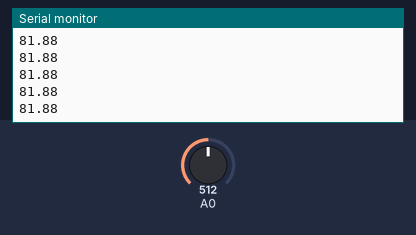
Simulated run of this sketch. Board: Arduino Uno, built with avr-gcc and run on an emulated ATmega328P. On the bench: the last lines printed to the serial monitor. Inputs (shaded band) come from the test bench; at power-on: A0 = 512.

Above: at 1.2 s.
1.3 s: A0 set to 716
At 2.0 s:
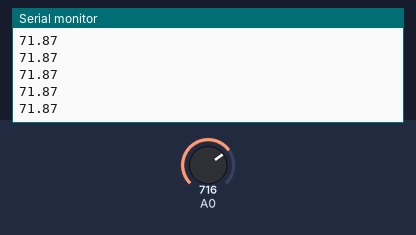
2.8 s: A0 set to 900
At 3.8 s:
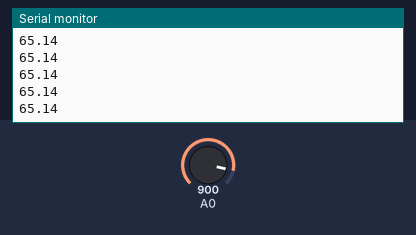
Timing chart, 0 to 5.8 s (numbered marks = the images above; inputs shaded):
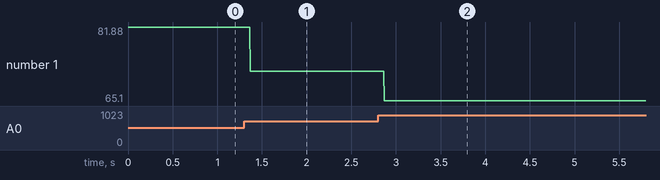

Measured:
- after the input at 1.3 s, the serial monitor: prints a new line after 0.07 s (image 1)
- after the input at 2.8 s, the serial monitor: prints a new line after 0.07 s (image 2)
- plotted number 1: 81.88 → 71.87 after the input at 1.3 s, 71.87 → 65.1 after the input at 2.8 s

The sketch:

Thermistor_accuracy.ino
```cpp
int16_t ADCvalue;

void setup(){
  Serial.begin(9600);
}

void loop() {
  ADCvalue = analogRead(A0);
  Thermistor(ADCvalue);
}
double ReadVoltage(byte pin){

  double reading = analogRead(pin); // Reference voltage is 3v3 so maximum reading is 3v3 = 4095 in range 0 to 4095
  if(reading < 1 || reading > 4095) return 0;
  // return -0.000000000009824 * pow(reading,3) + 0.000000016557283 * pow(reading,2) + 0.000854596860691 * reading + 0.065440348345433;
  return -0.000000000000016 * pow(reading,4) + 0.000000000118171 * pow(reading,3)- 0.000000301211691 * pow(reading,2)+ 0.001109019271794 * reading + 0.034143524634089;
  // Added an improved polynomial, use either, comment out as required
}
void Thermistor(int16_t ADCvalue)
{


  double T, Temp;
  double T0 = 301.15;  // 273.15 + 28 (room temperature) 室溫換成絕對溫度
  double lnR;
  int16_t R;          // Thermistor resistence
  int16_t R0 = 8805;  // calibrated by reading R at room temperature (=28 degree Celsius )
  int16_t B  = 3950;
  int16_t Pullup = 9930; // 10K ohm

  double V = ReadVoltage(A0); //accuracy improved

  // R / (Pullup + R)   = adc / 4096
  R = (Pullup * ADCvalue) / (4096 - ADCvalue);

  // B = (log(R) - log(R0)) / (1/T - 1/T0)
  V = ReadVoltage(A0); // ADC accuracy improved for ESP32
  R = 9990 * V / (5 - V); // assuming 9990 is the measured resistance of 10K resistor by a multi-meter.
  T = 1 / (1/T0 + (log(R)-log(R0)) / B ); // R0=8805 measured in room tempature at 28 celsius degree.
  Temp = T - 273.15;


  Serial.println(Temp);
}
```
